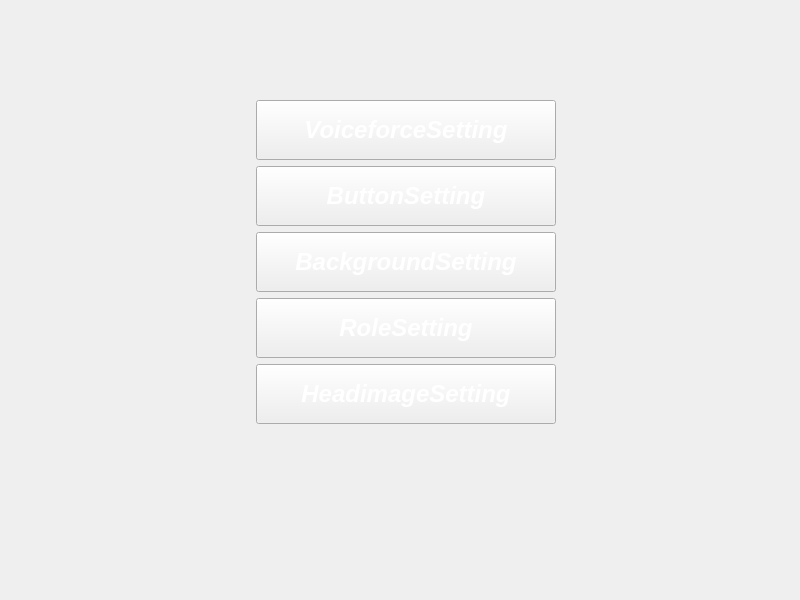
<?xml version="1.0" encoding="UTF-8"?>
<ui version="4.0">
 <class>Settings_panel</class>
 <widget class="QWidget" name="Settings_panel">
  <property name="geometry">
   <rect>
    <x>0</x>
    <y>0</y>
    <width>800</width>
    <height>600</height>
   </rect>
  </property>
  <property name="minimumSize">
   <size>
    <width>800</width>
    <height>600</height>
   </size>
  </property>
  <property name="maximumSize">
   <size>
    <width>800</width>
    <height>600</height>
   </size>
  </property>
  <property name="windowTitle">
   <string>Form</string>
  </property>
  <widget class="QLabel" name="SettingsPanel_background_label">
   <property name="geometry">
    <rect>
     <x>6</x>
     <y>6</y>
     <width>800</width>
     <height>600</height>
    </rect>
   </property>
   <property name="minimumSize">
    <size>
     <width>800</width>
     <height>600</height>
    </size>
   </property>
   <property name="maximumSize">
    <size>
     <width>800</width>
     <height>600</height>
    </size>
   </property>
   <property name="sizeIncrement">
    <size>
     <width>0</width>
     <height>0</height>
    </size>
   </property>
   <property name="text">
    <string/>
   </property>
   <property name="pixmap">
    <pixmap>game_resources/Settings_panel_background(1).jpg</pixmap>
   </property>
  </widget>
  <widget class="QWidget" name="Buttons_group" native="true">
   <property name="geometry">
    <rect>
     <x>250</x>
     <y>100</y>
     <width>312</width>
     <height>328</height>
    </rect>
   </property>
   <layout class="QGridLayout" name="gridLayout">
    <item row="0" column="0">
     <widget class="QPushButton" name="VoiceSetting_pushbutton">
      <property name="minimumSize">
       <size>
        <width>300</width>
        <height>60</height>
       </size>
      </property>
      <property name="maximumSize">
       <size>
        <width>300</width>
        <height>60</height>
       </size>
      </property>
      <property name="font">
       <font>
        <pointsize>18</pointsize>
        <italic>true</italic>
        <bold>true</bold>
       </font>
      </property>
      <property name="styleSheet">
       <string notr="true">background-image: url(:/game_resources/button_backgrpund2(1).png);
color: rgb(255, 255, 255);</string>
      </property>
      <property name="text">
       <string>VoiceforceSetting</string>
      </property>
     </widget>
    </item>
    <item row="1" column="0">
     <widget class="QPushButton" name="ButtonsSetting_pushbutton">
      <property name="minimumSize">
       <size>
        <width>300</width>
        <height>60</height>
       </size>
      </property>
      <property name="maximumSize">
       <size>
        <width>300</width>
        <height>60</height>
       </size>
      </property>
      <property name="font">
       <font>
        <pointsize>18</pointsize>
        <italic>true</italic>
        <bold>true</bold>
       </font>
      </property>
      <property name="styleSheet">
       <string notr="true">background-image: url(:/game_resources/button_background3(1).png);
color: rgb(255, 255, 255);</string>
      </property>
      <property name="text">
       <string>ButtonSetting</string>
      </property>
     </widget>
    </item>
    <item row="2" column="0">
     <widget class="QPushButton" name="BackgroundSetting_pushbutton">
      <property name="minimumSize">
       <size>
        <width>300</width>
        <height>60</height>
       </size>
      </property>
      <property name="maximumSize">
       <size>
        <width>300</width>
        <height>60</height>
       </size>
      </property>
      <property name="font">
       <font>
        <pointsize>18</pointsize>
        <italic>true</italic>
        <bold>true</bold>
       </font>
      </property>
      <property name="styleSheet">
       <string notr="true">background-image: url(:/game_resources/button_background4(1).png);
color: rgb(255, 255, 255);</string>
      </property>
      <property name="text">
       <string>BackgroundSetting</string>
      </property>
     </widget>
    </item>
    <item row="3" column="0">
     <widget class="QPushButton" name="RoleSetting_pushbutton">
      <property name="minimumSize">
       <size>
        <width>300</width>
        <height>60</height>
       </size>
      </property>
      <property name="maximumSize">
       <size>
        <width>300</width>
        <height>60</height>
       </size>
      </property>
      <property name="font">
       <font>
        <pointsize>18</pointsize>
        <italic>true</italic>
        <bold>true</bold>
       </font>
      </property>
      <property name="styleSheet">
       <string notr="true">background-image: url(:/game_resources/button_background3(1).png);
color: rgb(255, 255, 255);</string>
      </property>
      <property name="text">
       <string>RoleSetting</string>
      </property>
     </widget>
    </item>
    <item row="4" column="0">
     <widget class="QPushButton" name="HeadimageSetting_pushbutton">
      <property name="minimumSize">
       <size>
        <width>300</width>
        <height>60</height>
       </size>
      </property>
      <property name="maximumSize">
       <size>
        <width>300</width>
        <height>60</height>
       </size>
      </property>
      <property name="font">
       <font>
        <pointsize>18</pointsize>
        <italic>true</italic>
        <bold>true</bold>
       </font>
      </property>
      <property name="styleSheet">
       <string notr="true">background-image: url(:/game_resources/button_background4(1).png);
color: rgb(255, 255, 255);</string>
      </property>
      <property name="text">
       <string>HeadimageSetting</string>
      </property>
     </widget>
    </item>
   </layout>
  </widget>
 </widget>
 <resources/>
 <connections/>
</ui>
